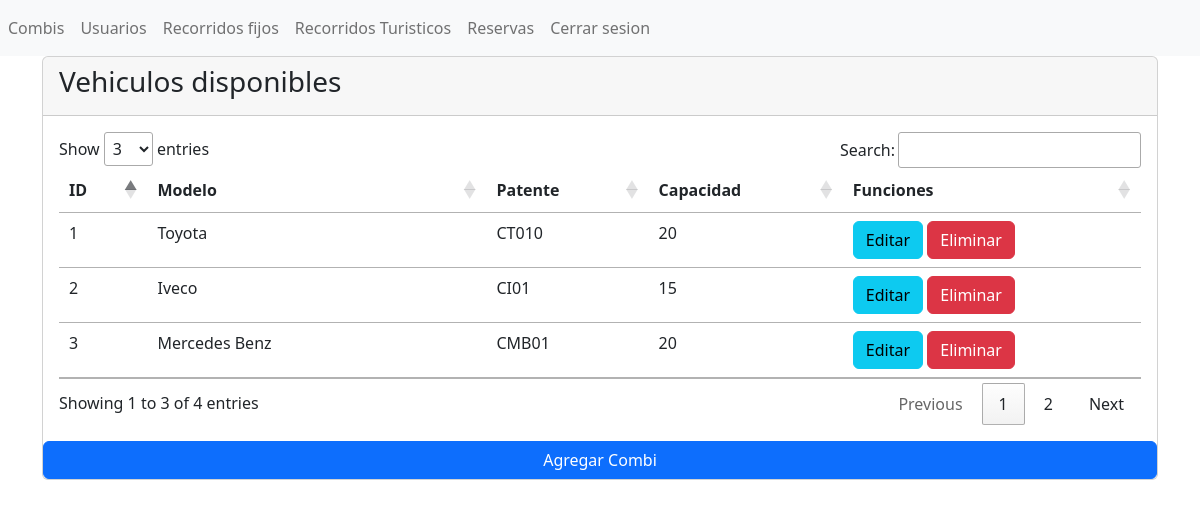
Page /administrador/secciones/combis/index.php (signed in) on the committed database.
### tables this page shows
CREATE TABLE `combis` (
  `id` int(11) NOT NULL,
  `modelo_combi` varchar(100) NOT NULL,
  `patente_combi` varchar(100) NOT NULL,
  `capacidad_combi` int(11) NOT NULL
);

### administrador/secciones/combis/index.php (the view)
<?php
include("../../configuracion/bd.php");
$query = "SELECT * FROM combis";
$consulta = mysqli_query($conn, $query);
?>
<?php
include("../../templates/cabecera.php");
?>
<div class="card">
    <div class="card-header">
        <h3>Vehiculos disponibles</h3>
    </div>
    <div class="card-body">
        <div class="table-responsive-md">
            <table class="table " id="tabla_id">
                <thead>
                    <tr>
                        <th scope="col">ID</th>
                        <th scope="col">Modelo</th>
                        <th scope="col">Patente</th>
                        <th scope="col">Capacidad</th>
                        <th scope="col">Funciones</th>
                    </tr>
                </thead>
                <tbody>
                    <?php foreach ($consulta as $registro) { ?>
                        <tr class="">
                            <td scope="row"><?php echo $registro['id']; ?></td>
                            <td><?php echo $registro['modelo_combi']; ?></td>
                            <td><?php echo $registro['patente_combi']; ?></td>
                            <td><?php echo $registro['capacidad_combi']; ?></td>
                            <td>
                                <a class="btn btn-info" href="editar.php?txtID=<?php echo $registro['id']; ?>" role="button">Editar</a>
                                <a class="btn btn-danger" href="claseCombi.php?txtID= <?php echo $registro['id']; ?>" role="button">Eliminar</a>
                            </td>
                        </tr>
                    <?php } ?>
                </tbody>
            </table>
        </div>
    </div>
    <a name="" id="" class="btn btn-primary" href="crear.php" role="button">Agregar Combi</a>
</div>
<?php
include("../../templates/pie.php");
?>

### rows in the picture
combis: id "1", modelo_combi "Toyota", patente_combi "CT010", capacidad_combi "20"
combis: id "2", modelo_combi "Iveco", patente_combi "CI01", capacidad_combi "15"
combis: id "3", modelo_combi "Mercedes Benz", patente_combi "CMB01", capacidad_combi "20"
